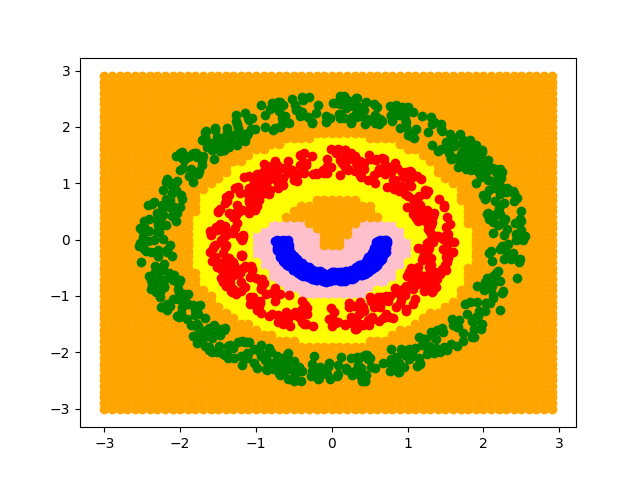

Write the Python code that produced this figure.
import data as D
import utils as U
import matplotlib.pyplot as plt
import numpy as np
import os
import math
import warnings
warnings.simplefilter("ignore")

def check(x, y, h):
    dist = (x[0]-y[0])**2 + (x[1]-y[1])**2
    if dist <= h*h:
        return True
    return False
    # if x[0] >= y[0] - h and x[0] <= y[0] + h and x[1] >= y[1] - h and x[1] <= y[1] + h:
    #     return True
    # return False


def hypercube(data, datapoints, total):
    cnt = 0.0
    h = 0.4
    for point in datapoints:
        if check(data, point, h):
            cnt += 1
    # return (cnt) / ( total * 4*h*h) 
    return cnt / ( total * math.pi * h * h)


def decision_boundary(plt, x1, x2, x3, total):
    range_x = [-3, 3]
    range_y = [-3, 3]
    temp1 = [[], []]
    temp2 = [[], []]
    temp3 = [[], []]
    val = 0.1
    start = float(range_x[0])
    while start < float(range_x[1]):
        start_j = float(range_y[0])
        while start_j < float(range_y[1]):
            p1 = hypercube([start, start_j], x1, total)
            p2 = hypercube([start, start_j], x2, total)
            p3 = hypercube([start, start_j], x3, total)
            if p1 > p2 and p1 > p3:
                temp1[0].append(start)
                temp1[1].append(start_j)
            elif p2 > p1 and p2 > p3:
                temp2[0].append(start)
                temp2[1].append(start_j)
            else:
                temp3[0].append(start)
                temp3[1].append(start_j)

            start_j += val
        start += val

    plt.scatter(temp1[0], temp1[1], color="pink", zorder=-1)
    plt.scatter(temp2[0], temp2[1], color="yellow", zorder=-1)
    plt.scatter(temp3[0], temp3[1], color="orange", zorder=-1)


def parzen(x1, x2, x3, plt):

    all_ = x1 + x2 + x3
    temp1 = [[], []]
    temp2 = [[], []]
    temp3 = [[], []]

    for point in all_:
        p1 = hypercube(point, x1, len(all_))
        p2 = hypercube(point, x2, len(all_))
        p3 = hypercube(point, x3, len(all_))

        if p1 > p2 and p1 > p3:
            temp1[0].append(point[0])
            temp1[1].append(point[1])
        elif p2 > p1 and p2 > p3:
            temp2[0].append(point[0])
            temp2[1].append(point[1])
        else:
            temp3[0].append(point[0])
            temp3[1].append(point[1])
    
    decision_boundary(plt, x1, x2, x3, len(all_))
    plt.scatter(temp1[0], temp1[1], color="blue", zorder=-1)
    plt.scatter(temp2[0], temp2[1], color="red", zorder=-1)
    plt.scatter(temp3[0], temp3[1], color="green", zorder=-1)
    
def find(x, x1, x2, x3, total, actual):
    r = 0
    w = 0
    for point in x:
        ans = -1
        p1 = hypercube(point, x1, total)
        p2 = hypercube(point, x2, total)
        p3 = hypercube(point, x3, total)

        if p1 > p2 and p1 > p3:
            ans = 1
        elif p2 > p1 and p2 > p3:
            ans = 2
        else:
            ans = 3
        
        if ans == actual:
            r += 1
        else:
            w += 1
    return r, w



if __name__ == '__main__':
    
    x1 = D.get_data('Data/Class1.txt')
    x2 = D.get_data('Data/Class2.txt')
    x3 = D.get_data('Data/Class3.txt')

    x1_train, x1_test = U.split(x1, 0.1)
    x2_train, x2_test = U.split(x2, 0.1)
    x3_train, x3_test = U.split(x3, 0.1)
    # print(len(x1_train), len(x1_test))
    plt.figure()
    parzen(x1_train, x2_train, x3_train, plt)
    plt.savefig('parzen.png')

    r1, w1 = find(x1_test, x1_train, x2_train, x3_train, len(x1_train+x2_train+x3_train), 1)
    r2, w2 = find(x2_test, x1_train, x2_train, x3_train, len(x1_train+x2_train+x3_train), 2)
    r3, w3 = find(x3_test, x1_train, x2_train, x3_train, len(x1_train+x2_train+x3_train), 3)

    print((r1+r2+r3)*100 / (r1+r2+r3+w1+w2+w3))




